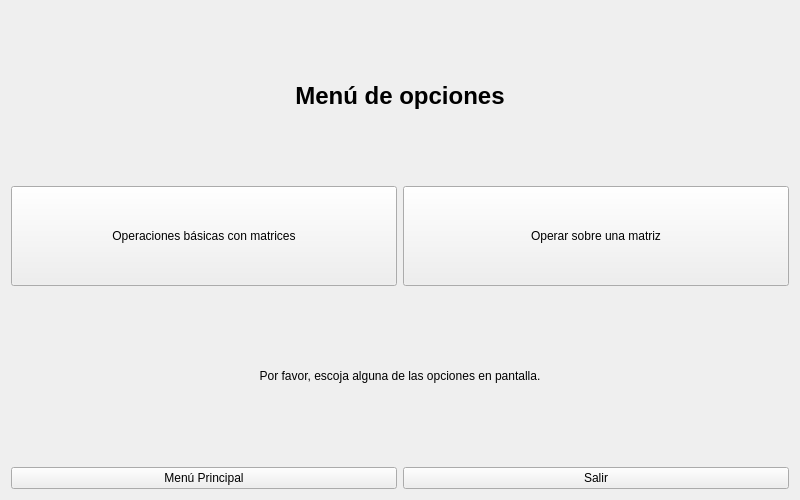
<?xml version="1.0" encoding="UTF-8"?>
<ui version="4.0">
 <class>ChoosingThemeMenu</class>
 <widget class="QWidget" name="ChoosingThemeMenu">
  <property name="geometry">
   <rect>
    <x>0</x>
    <y>0</y>
    <width>800</width>
    <height>500</height>
   </rect>
  </property>
  <property name="windowTitle">
   <string>Form</string>
  </property>
  <layout class="QVBoxLayout" name="verticalLayout">
   <item>
    <widget class="QLabel" name="label_2">
     <property name="font">
      <font>
       <pointsize>18</pointsize>
       <bold>true</bold>
      </font>
     </property>
     <property name="text">
      <string>Menú de opciones</string>
     </property>
     <property name="alignment">
      <set>Qt::AlignCenter</set>
     </property>
    </widget>
   </item>
   <item>
    <layout class="QHBoxLayout" name="horizontalLayout_2">
     <item>
      <widget class="QPushButton" name="opt1Button">
       <property name="minimumSize">
        <size>
         <width>0</width>
         <height>100</height>
        </size>
       </property>
       <property name="text">
        <string>Operaciones básicas con matrices</string>
       </property>
      </widget>
     </item>
     <item>
      <widget class="QPushButton" name="opt2Button">
       <property name="minimumSize">
        <size>
         <width>0</width>
         <height>100</height>
        </size>
       </property>
       <property name="text">
        <string>Operar sobre una matriz</string>
       </property>
      </widget>
     </item>
    </layout>
   </item>
   <item alignment="Qt::AlignHCenter|Qt::AlignVCenter">
    <widget class="QLabel" name="label">
     <property name="minimumSize">
      <size>
       <width>400</width>
       <height>50</height>
      </size>
     </property>
     <property name="maximumSize">
      <size>
       <width>16777215</width>
       <height>50</height>
      </size>
     </property>
     <property name="text">
      <string>Por favor, escoja alguna de las opciones en pantalla.</string>
     </property>
     <property name="alignment">
      <set>Qt::AlignCenter</set>
     </property>
    </widget>
   </item>
   <item>
    <layout class="QHBoxLayout" name="horizontalLayout">
     <property name="topMargin">
      <number>0</number>
     </property>
     <item>
      <widget class="QPushButton" name="menuPrincipalButton">
       <property name="cursor">
        <cursorShape>PointingHandCursor</cursorShape>
       </property>
       <property name="text">
        <string>Menú Principal</string>
       </property>
      </widget>
     </item>
     <item>
      <widget class="QPushButton" name="salirButton">
       <property name="cursor">
        <cursorShape>PointingHandCursor</cursorShape>
       </property>
       <property name="text">
        <string>Salir</string>
       </property>
      </widget>
     </item>
    </layout>
   </item>
  </layout>
 </widget>
 <resources/>
 <connections/>
</ui>
